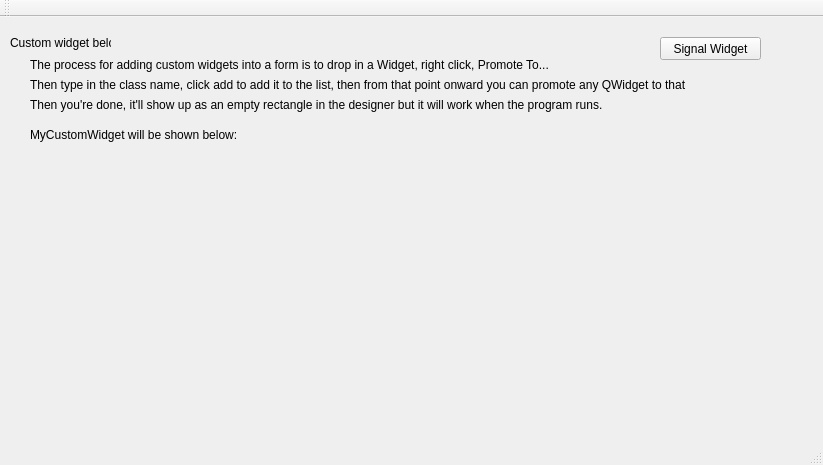
<?xml version="1.0" encoding="UTF-8"?>
<ui version="4.0">
 <class>MainWindow</class>
 <widget class="QMainWindow" name="MainWindow">
  <property name="geometry">
   <rect>
    <x>0</x>
    <y>0</y>
    <width>823</width>
    <height>465</height>
   </rect>
  </property>
  <property name="windowTitle">
   <string>MainWindow</string>
  </property>
  <widget class="QWidget" name="centralWidget">
   <widget class="QLabel" name="label">
    <property name="geometry">
     <rect>
      <x>10</x>
      <y>10</y>
      <width>101</width>
      <height>31</height>
     </rect>
    </property>
    <property name="text">
     <string>Custom widget below</string>
    </property>
   </widget>
   <widget class="MyCustomWidget" name="customWidget" native="true">
    <property name="geometry">
     <rect>
      <x>90</x>
      <y>140</y>
      <width>561</width>
      <height>231</height>
     </rect>
    </property>
    <property name="palette">
     <palette>
      <active>
       <colorrole role="Base">
        <brush brushstyle="SolidPattern">
         <color alpha="255">
          <red>255</red>
          <green>255</green>
          <blue>255</blue>
         </color>
        </brush>
       </colorrole>
       <colorrole role="Window">
        <brush brushstyle="SolidPattern">
         <color alpha="255">
          <red>254</red>
          <green>233</green>
          <blue>255</blue>
         </color>
        </brush>
       </colorrole>
      </active>
      <inactive>
       <colorrole role="Base">
        <brush brushstyle="SolidPattern">
         <color alpha="255">
          <red>255</red>
          <green>255</green>
          <blue>255</blue>
         </color>
        </brush>
       </colorrole>
       <colorrole role="Window">
        <brush brushstyle="SolidPattern">
         <color alpha="255">
          <red>254</red>
          <green>233</green>
          <blue>255</blue>
         </color>
        </brush>
       </colorrole>
      </inactive>
      <disabled>
       <colorrole role="Base">
        <brush brushstyle="SolidPattern">
         <color alpha="255">
          <red>254</red>
          <green>233</green>
          <blue>255</blue>
         </color>
        </brush>
       </colorrole>
       <colorrole role="Window">
        <brush brushstyle="SolidPattern">
         <color alpha="255">
          <red>254</red>
          <green>233</green>
          <blue>255</blue>
         </color>
        </brush>
       </colorrole>
      </disabled>
     </palette>
    </property>
   </widget>
   <widget class="QLabel" name="label_2">
    <property name="geometry">
     <rect>
      <x>30</x>
      <y>40</y>
      <width>591</width>
      <height>16</height>
     </rect>
    </property>
    <property name="text">
     <string>The process for adding custom widgets into a form is to drop in a Widget, right click, Promote To...</string>
    </property>
   </widget>
   <widget class="QLabel" name="label_3">
    <property name="geometry">
     <rect>
      <x>30</x>
      <y>60</y>
      <width>591</width>
      <height>16</height>
     </rect>
    </property>
    <property name="text">
     <string/>
    </property>
   </widget>
   <widget class="QLabel" name="label_4">
    <property name="geometry">
     <rect>
      <x>30</x>
      <y>60</y>
      <width>751</width>
      <height>16</height>
     </rect>
    </property>
    <property name="text">
     <string>Then type in the class name, click add to add it to the list, then from that point onward you can promote any QWidget to that</string>
    </property>
   </widget>
   <widget class="QLabel" name="label_5">
    <property name="geometry">
     <rect>
      <x>30</x>
      <y>80</y>
      <width>751</width>
      <height>16</height>
     </rect>
    </property>
    <property name="text">
     <string>Then you're done, it'll show up as an empty rectangle in the designer but it will work when the program runs.</string>
    </property>
   </widget>
   <widget class="QLabel" name="label_6">
    <property name="geometry">
     <rect>
      <x>30</x>
      <y>110</y>
      <width>751</width>
      <height>16</height>
     </rect>
    </property>
    <property name="text">
     <string>MyCustomWidget will be shown below:</string>
    </property>
   </widget>
   <widget class="QPushButton" name="btnSignalWidget">
    <property name="geometry">
     <rect>
      <x>660</x>
      <y>20</y>
      <width>101</width>
      <height>23</height>
     </rect>
    </property>
    <property name="text">
     <string>Signal Widget</string>
    </property>
   </widget>
  </widget>
  <widget class="QMenuBar" name="menuBar">
   <property name="geometry">
    <rect>
     <x>0</x>
     <y>0</y>
     <width>823</width>
     <height>21</height>
    </rect>
   </property>
  </widget>
  <widget class="QToolBar" name="mainToolBar">
   <attribute name="toolBarArea">
    <enum>TopToolBarArea</enum>
   </attribute>
   <attribute name="toolBarBreak">
    <bool>false</bool>
   </attribute>
  </widget>
  <widget class="QStatusBar" name="statusBar"/>
 </widget>
 <layoutdefault spacing="6" margin="11"/>
 <customwidgets>
  <customwidget>
   <class>MyCustomWidget</class>
   <extends>QWidget</extends>
   <header>mycustomwidget.h</header>
   <container>1</container>
  </customwidget>
 </customwidgets>
 <resources/>
 <connections/>
</ui>
